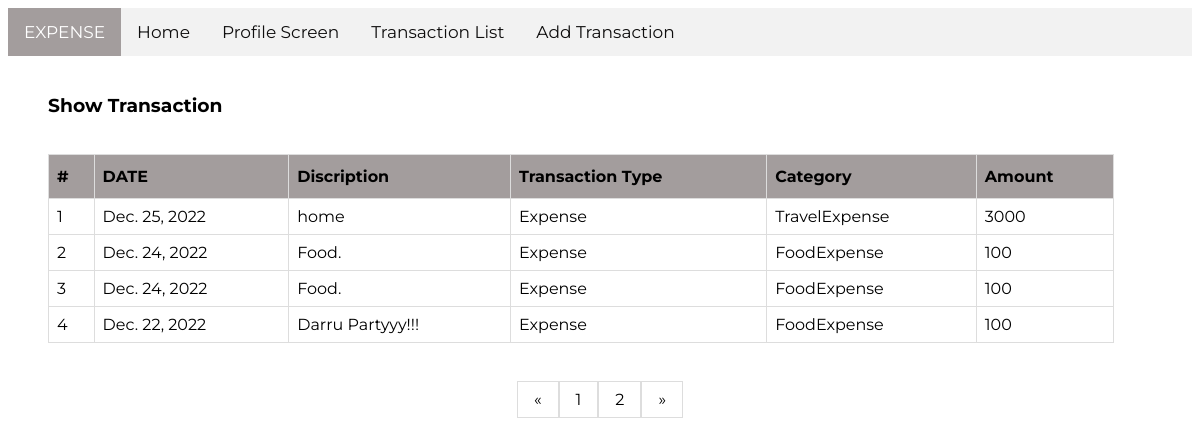
The page /show-transaction/ on the database as committed earlier.
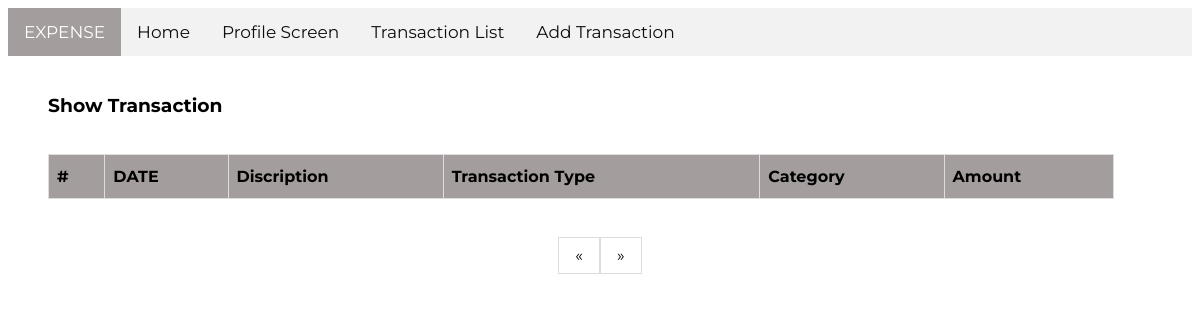
The same page on the database as committed later.
### ExpenseApp/models.py (models this page shows, shortened)
class Addmoney(models.Model):
    transType = models.CharField(max_length = 30 )
    quantity = models.BigIntegerField()
    transDate = models.DateField(default = now)
    catData = models.CharField( max_length = 50)
    transDisc = models.CharField(max_length=50)

### ExpenseApp/views.py (the view)
# urls.py: path('show-transaction/', views.showTransactionList, name="showTransactionList")
def showTransactionList(request):
    transData = Addmoney.objects.order_by("-transDate")
    dataList = []
    pagiPerPageCount = 4
    curPage = 1
    lastPage = ''
    pageNum = []
    currentPage = request.GET.get('page')
    if currentPage is not None and currentPage.isnumeric():
        curPage = int(currentPage)
    lenData = len(transData)
    pageCount = math.ceil(lenData/pagiPerPageCount)
    startPoint = (curPage -1)*pagiPerPageCount
    endpoint = startPoint+pagiPerPageCount
    dataList = transData[startPoint:endpoint]
    for pa in range(1,pageCount+1):
        pageNum.append(pa)
    if len(pageNum) == 0:
        lastPage = '0'
    else:
        lastPage = pageNum[-1]
    context = {
        "TransData" : dataList,
        "pageCount" : pageNum,
        "lastPage"  : lastPage
        }
    return render(request, 'ExpenseApp/show_transaction.html', context)

### ExpenseApp/templates/ExpenseApp/show_transaction.html
{% extends 'ExpenseApp/base.html' %}
{% load static %}
{% block content %}
    <br>
    <div id="listContainer">
      <div>
          <h3>Show Transaction</h3>
      </div>
      <br>
      <div>
          <table id="transaction">
              <thead>
                <tr>
                  <th scope="col">#</th>
                  <th scope="col">DATE</th>
                  <th scope="col">Discription</th>
                  <th scope="col">Transaction Type</th>
                  <th scope="col">Category</th>
                  <th scope="col">Amount</th>
                </tr>
              </thead>
              <tbody>
                {% for item in TransData %}
                  <tr>
                    <td scope="row">{{ forloop.counter }}</td>
                    <td>{{ item.transDate }}</td>
                    <td>{{ item.transDisc }}</td>
                    <td>{{ item.transType }}</td>
                    <td>{{ item.catData }}</td>
                    <td>{{ item.quantity }}</td>
                  </tr>
                {% endfor %}
              </tbody>
            </table>
      </div>
    </div>
    <br>
    <br>
    <div id="pagi">
      <a href="?page=1">&laquo;</a>
      {% for p in pageCount %}
        <a href="?page={{ forloop.counter }}">{{ forloop.counter }}</a>
      {% endfor %}
      <a href="?page={{ lastPage }}"">&raquo;</a>
    </div>
{% endblock %}

Rows that differ between the two databases and show on the page:
removed Addmoney: transDate "Dec. 25, 2022", transDisc "home", transType "Expense", catData "TravelExpense", quantity "3000"
removed Addmoney: transDate "Dec. 24, 2022", transDisc "Food.", transType "Expense", catData "FoodExpense", quantity "100"
removed Addmoney: transDate "Dec. 24, 2022", transDisc "Food.", transType "Expense", catData "FoodExpense", quantity "100"
removed Addmoney: transDate "Dec. 22, 2022", transDisc "Darru Partyyy!!!", transType "Expense", catData "FoodExpense", quantity "100"
Other text that changed with them:
list line gone: "1"
list line gone: "2"
